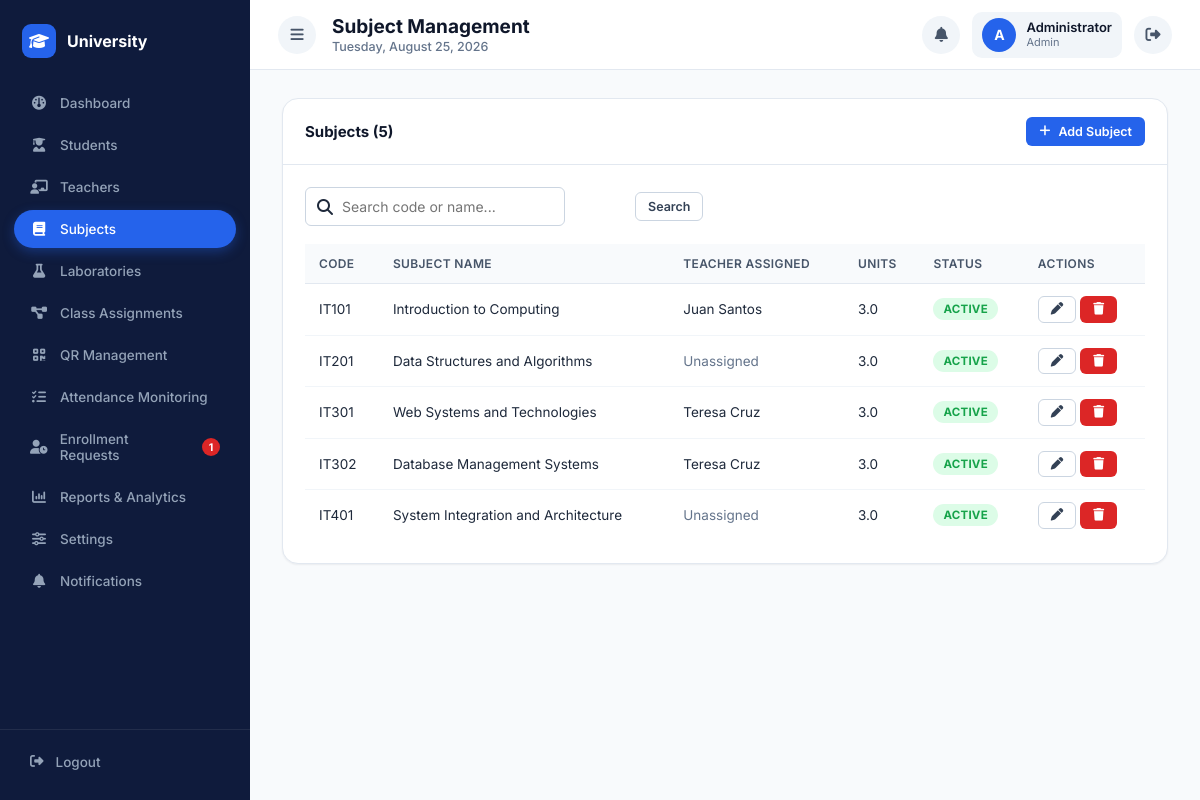
The app's page /admin/subjects.php (signed in) with its own data.
### tables this page shows
CREATE TABLE subjects (
    subject_id INT AUTO_INCREMENT PRIMARY KEY,
    subject_code VARCHAR(20) NOT NULL UNIQUE,
    subject_name VARCHAR(150) NOT NULL,
    units DECIMAL(3,1) DEFAULT 3.0,
    status ENUM('active','inactive') DEFAULT 'active'
);

### includes/functions.php (called while the page is built, shortened)
<?php
function e($value) {
    return htmlspecialchars($value ?? '', ENT_QUOTES, 'UTF-8');
}
function clean($value) {
    return trim(strip_tags($value ?? ''));
}
function paginate($totalRows, $perPage = 10) {
    $page = isset($_GET['page']) ? max(1, (int) $_GET['page']) : 1;
    $totalPages = max(1, (int) ceil($totalRows / $perPage));
    $page = min($page, $totalPages);
    $offset = ($page - 1) * $perPage;
    return ['offset' => $offset, 'limit' => $perPage, 'page' => $page, 'totalPages' => $totalPages];
}

### admin/subjects.php (the view, shortened to what this page needs)
<?php
require_once __DIR__ . '/../includes/auth.php';
$search = clean($_GET['search'] ?? '');
$where = ''; $params = [];
$countStmt = $pdo->prepare("SELECT COUNT(*) FROM subjects s $where");
$countStmt->execute($params);
$totalRows = (int) $countStmt->fetchColumn();
$p = paginate($totalRows, 10);
$stmt = $pdo->prepare("
    SELECT s.*,
        (SELECT GROUP_CONCAT(DISTINCT t.full_name ORDER BY t.full_name SEPARATOR ', ')
            FROM teacher_subjects ts JOIN teachers t ON t.teacher_id = ts.teacher_id
            WHERE ts.subject_id = s.subject_id AND ts.status = 'active') AS teachers_assigned
    FROM subjects s
    $where
    ORDER BY s.subject_code ASC
    LIMIT {$p['limit']} OFFSET {$p['offset']}
");
$stmt->execute($params);
$subjects = $stmt->fetchAll();
require_once __DIR__ . '/../includes/header.php';
?>
<div class="card">
    <div class="card-header">
        <h3>Subjects (<?php echo $totalRows; ?>)</h3>
        <button class="btn btn-primary btn-sm" onclick="openAddModal()"><i class="fa-solid fa-plus"></i> Add Subject</button>
    </div>
    <div class="card-body">
        <form method="GET" class="toolbar">
            <div class="search-box"><i class="fa-solid fa-magnifying-glass"></i>
                <input type="text" class="form-control" name="search" placeholder="Search code or name..." value="<?php echo e($search); ?>"></div>
            <button class="btn btn-outline btn-sm" type="submit">Search</button>
        </form>
        <div class="table-wrapper">
            <table class="data-table">
                <thead><tr><th>Code</th><th>Subject Name</th><th>Teacher Assigned</th><th>Units</th><th>Status</th><th>Actions</th></tr></thead>
                <tbody>
                <?php if (empty($subjects)): ?>
                    <tr><td colspan="6" class="text-center text-muted">No subjects found.</td></tr>
                <?php else: foreach ($subjects as $s): ?>
                    <tr>
                        <td><?php echo e($s['subject_code']); ?></td>
                        <td><?php echo e($s['subject_name']); ?></td>
                        <td><?php echo $s['teachers_assigned'] ? e($s['teachers_assigned']) : '<span class="text-muted">Unassigned</span>'; ?></td>
                        <td><?php echo e($s['units']); ?></td>
                        <td><span class="badge badge-<?php echo $s['status'] === 'active' ? 'active' : 'inactive'; ?>"><?php echo ucfirst($s['status']); ?></span></td>
                        <td>
                            <button class="btn btn-outline btn-sm" onclick='openEditModal(<?php echo json_encode($s); ?>)'><i class="fa-solid fa-pen"></i></button>
                            <button class="btn btn-danger btn-sm" onclick="deleteSubject(<?php echo $s['subject_id']; ?>)"><i class="fa-solid fa-trash"></i></button>
                        </td>
                    </tr>
                <?php endforeach; endif; ?>
                </tbody>
            </table>
        </div>
    </div>
</div>
<?php require_once __DIR__ . '/../includes/footer.php'; ?>

### assets/css/style.css (style rules this page uses)
:root { --indigo-900:#0f1b3c; --indigo-700:#16224a; --indigo-600:#2563eb; --indigo-500:#3b82f6; --indigo-100:#dbeafe; --indigo-50:#eff6ff; --slate-900:#0f172a; --slate-800:#1e293b; --slate-700:#334155; --slate-600:#475569; --slate-500:#64748b; --slate-300:#cbd5e1; --slate-200:#e2e8f0; --slate-100:#f1f5f9; --slate-50:#f8fafc; --green-600:#16a34a; --green-100:#dcfce7; --amber-600:#d97706; --amber-100:#fef3c7; --red-600:#dc2626; --red-100:#fee2e2; --radius-sm:6px; --radius-md:10px; --radius-lg:16px; --shadow-sm:0 1px 2px rgba(15,23,42,.06); --shadow-md:0 4px 14px rgba(15,23,42,.08); --shadow-lg:0 12px 32px rgba(15,23,42,.14); --sidebar-w:250px; }
*,*::before,*::after { box-sizing:border-box }
html,body { height:100% }
body { margin:0; font-family:'Inter',-apple-system,BlinkMacSystemFont,'Segoe UI',Arial,sans-serif; background:var(--slate-50); color:var(--slate-800); -webkit-font-smoothing:antialiased; }
button { font-family:inherit }
.card { background:#fff;border-radius:var(--radius-lg);border:1px solid var(--slate-200);box-shadow:var(--shadow-sm) }
.card-header { display:flex;align-items:center;justify-content:space-between;padding:18px 22px;border-bottom:1px solid var(--slate-200) }
.card-header h3 { margin:0;font-size:15px;font-weight:700;color:var(--slate-900) }
.card-body { padding:22px }
.btn { display:inline-flex;align-items:center;justify-content:center;gap:8px; padding:10px 18px;border-radius:var(--radius-sm);font-size:14px;font-weight:600; border:1px solid transparent;cursor:pointer;transition:all .15s; }
.btn-primary { background:var(--indigo-600);color:#fff }
.btn-danger { background:var(--red-600);color:#fff }
.btn-outline { background:#fff;border-color:var(--slate-300);color:var(--slate-700) }
.btn-sm { padding:6px 12px;font-size:12.5px }
.form-control { width:100%;padding:10px 12px;border:1px solid var(--slate-300);border-radius:var(--radius-sm); font-size:14px;font-family:inherit;color:var(--slate-900);background:#fff; }
.table-wrapper { overflow-x:auto }
table.data-table { width:100%;border-collapse:collapse;font-size:13.5px }
.data-table thead th { text-align:left;padding:12px 14px;background:var(--slate-50);color:var(--slate-600); font-weight:600;font-size:12px;text-transform:uppercase;letter-spacing:.03em; border-bottom:1px solid var(--slate-200);white-space:nowrap; }
.data-table tbody td { padding:12px 14px;border-bottom:1px solid var(--slate-100);color:var(--slate-800) }
.data-table tbody tr:last-child td { border-bottom:none }
.badge { display:inline-flex;align-items:center;gap:5px;padding:4px 10px;border-radius:20px;font-size:11.5px;font-weight:700;text-transform:uppercase;letter-spacing:.02em }
.badge-active { background:var(--green-100);color:var(--green-600) }
.toolbar { display:flex;flex-wrap:wrap;gap:10px;align-items:center;margin-bottom:18px }
.toolbar .form-control { max-width:260px }
.search-box { position:relative;flex:1;max-width:320px }
.search-box i { position:absolute;left:12px;top:50%;transform:translateY(-50%);color:var(--slate-400) }
.search-box input { padding-left:36px }
.text-muted { color:var(--slate-500) }

### records on screen
subjects: subject_code "IT101", subject_name "Introduction to Computing", teachers_assigned "Juan Santos", units "3.0", status "ACTIVE"
subjects: subject_code "IT201", subject_name "Data Structures and Algorithms", shows "Unassigned", units "3.0", status "ACTIVE"
subjects: subject_code "IT301", subject_name "Web Systems and Technologies", teachers_assigned "Teresa Cruz", units "3.0", status "ACTIVE"
subjects: subject_code "IT302", subject_name "Database Management Systems", teachers_assigned "Teresa Cruz", units "3.0", status "ACTIVE"
subjects: subject_code "IT401", subject_name "System Integration and Architecture", shows "Unassigned", units "3.0", status "ACTIVE"

### other values on screen
$pendingRequestsCount "1"
$pageTitle "Subject Management"
substr($_SESSION['full_name'] ?? 'U', 0, 1) "A"
$_SESSION['full_name'] "Administrator"
$_SESSION['role'] "Admin"
$totalRows "5"
